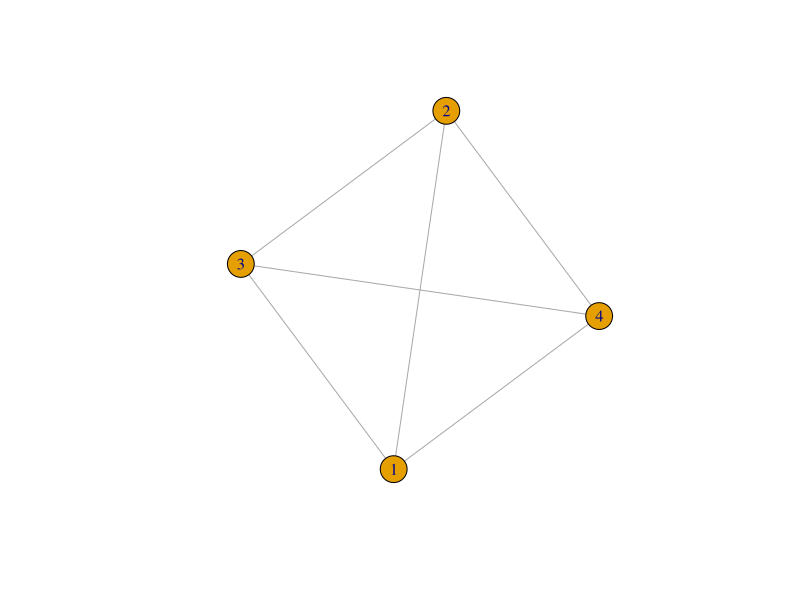
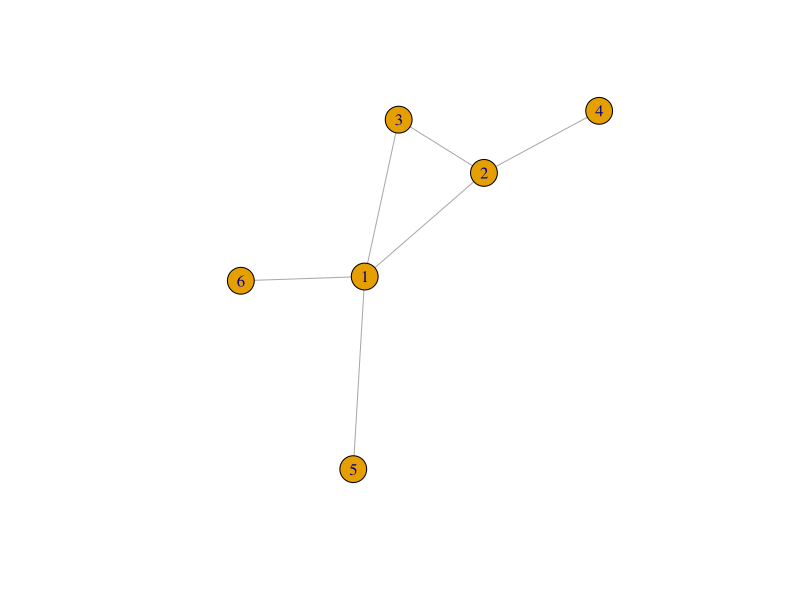
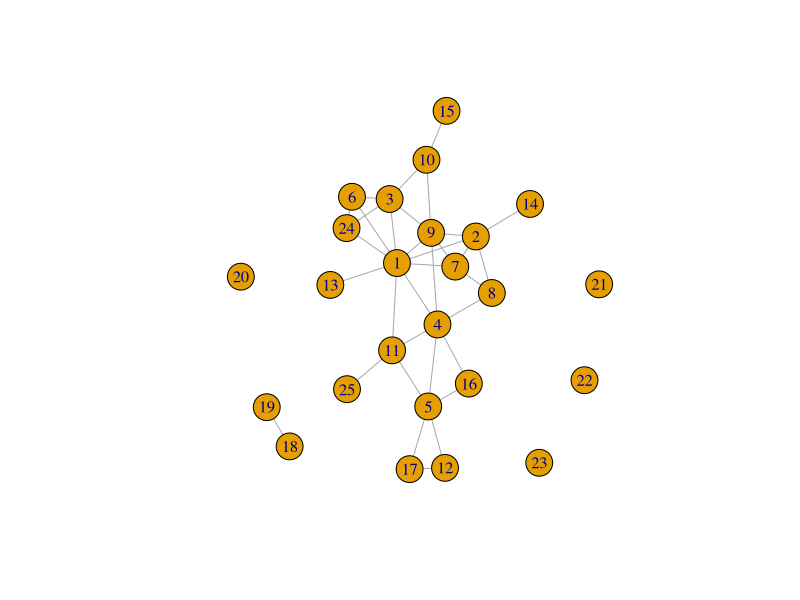
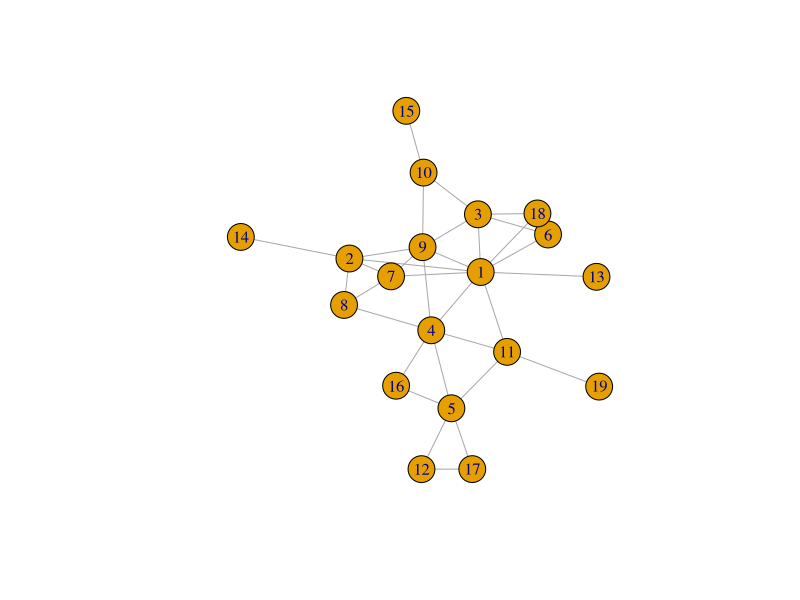
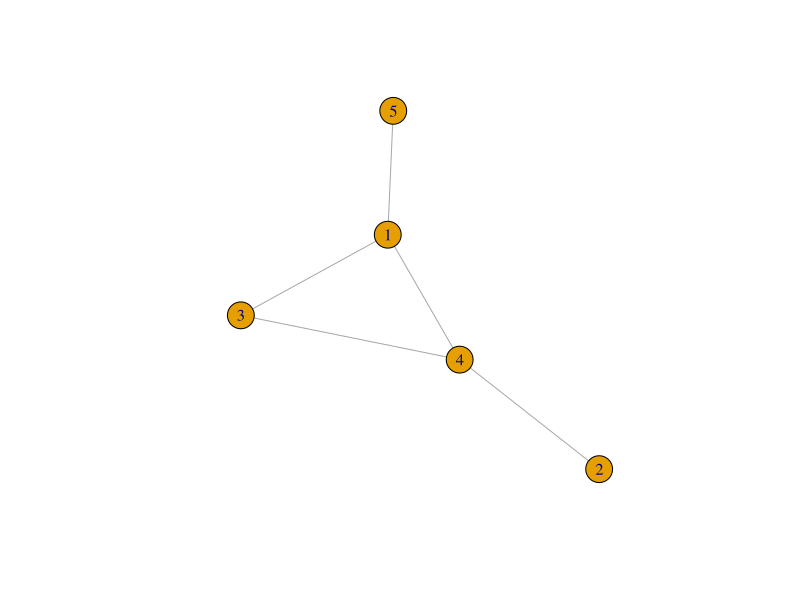

Recreate these plots in R, in order.
library(readr)
library(stringr)
library(dplyr)
library(tidyverse)
library(prodlim)
library(pracma)
library(igraph)
library(doBy)

#### Operations Central
centralV <- make_empty_graph(n=4, directed = FALSE)
centralV_edges <- c(1,2,1,3,1,4,2,3,2,4,3,4)
centralV <- add.edges(centralV, centralV_edges)
plot(centralV)
cen_ed <- edge_density(centralV) # edge density 1
cen_degc <- centr_degree(centralV)$centralization # degree centrality 0
cen_betc <- centr_betw(centralV)$centralization # betweenness centrality 0
cen_cloc <- centr_clo(centralV)$centralization # closeness centrality 0 
cen_eigc <- centr_eigen(centralV)$centralization # eigen centraility 0

centralmat <- as_adjacency_matrix(centralV,sparse = FALSE)
central_spec <- eigen(centralmat)
centrallapmat <- laplacian_matrix(centralV, sparse=FALSE)
centrallap_spec <- eigen(centrallapmat)

#### Operation Chalice
chaliceV <- make_empty_graph(n=6, directed = FALSE)
chaliceV_edges <- c(1,2,1,3,1,5,1,6,2,3,2,4)
chaliceV <- add.edges(chaliceV, chaliceV_edges)
plot(chaliceV)
chal_ed <- edge_density(chaliceV) # edge density 0.4
chal_degc <- centr_degree(chaliceV)$centralization # degree centrality 0.4
chal_betc <- centr_betw(chaliceV)$centralization # betweenness centrality 0.62
chal_cloc <- centr_clo(chaliceV)$centralization # closeness centrality 0.617776
chal_eigc <- centr_eigen(chaliceV)$centralization # eigen centraility 0.5500983

chalicemat <- as_adjacency_matrix(chaliceV,sparse = FALSE)
chalice_spec <- eigen(chalicemat)
chalicelapmat <- laplacian_matrix(chaliceV, sparse=FALSE)
chalicelap_spec <- eigen(chalicelapmat)

#### Operation Retriever
retrieverV <- make_empty_graph(n=25, directed = FALSE)
retrieverV_edges <- c(1,11,1,4,1,2,1,9,1,3,1,6,1,24,1,7,1,13,2,9,2,7,2,8,2,14,3,9,3,10,3,24,3,6,4,11,4,5,4,16,4,8,4,9,5,16,5,12,5,17,5,11,6,24,7,9,7,8,9,10,10,15,11,25,12,17,18,19)
retrieverV <- add.edges(retrieverV, retrieverV_edges)
plot(retrieverV)
r_ed <- edge_density(retrieverV) # edge density 0.1133333
r_degc <- centr_degree(retrieverV)$centralization # degree centrality 0.2616667
r_betc <- centr_betw(retrieverV)$centralization # betweenness centrality 0.20003573 
r_cloc <- centr_clo(retrieverV)$centralization # closeness centrality 0.06308256  (not well defined, disconnected)
r_eigc <- centr_eigen(retrieverV)$centralization # eigen centraility 0.7647236

retrievermat <- as_adjacency_matrix(retrieverV,sparse = FALSE)
retriever_spec <- eigen(retrievermat)
retrieverlapmat <- laplacian_matrix(retrieverV, sparse=FALSE)
retrieverlap_spec <- eigen(retrieverlapmat)


retrieverV_connect <- decompose(retrieverV)[[1]] 
plot(retrieverV_connect)
rc_ed <- edge_density(retrieverV_connect) # edge density 0.4
rc_degc <- centr_degree(retrieverV_connect)$centralization # degree centrality 0.1929825
rc_betc <- centr_betw(retrieverV_connect)$centralization # betweenness centrality 0.3070175
rc_cloc <- centr_clo(retrieverV_connect)$centralization # closeness centrality 0.3888632
rc_eigc <- centr_eigen(retrieverV_connect)$centralization # eigen centraility 0.6816848



#### Operation Span
spanV <- make_empty_graph(n=5, directed = FALSE)
spanV_edges <- c(1,3,1,4,1,5,2,4,3,4)
spanV <- add.edges(spanV, spanV_edges)
plot(spanV)
s_ed <- edge_density(spanV) # edge density 0.5
s_degc <- centr_degree(spanV)$centralization # degree centrality 0.25
s_betc <- centr_betw(spanV)$centralization # betweenness centrality 0.375
s_cloc <- centr_clo(spanV)$centralization # closeness centrality 0.4277778
s_eigc <- centr_eigen(spanV)$centralization # eigen centraility 0.4209886

spanmat <- as_adjacency_matrix(spanV,sparse = FALSE)
span_spec <- eigen(spanmat)
spanlapmat <- laplacian_matrix(spanV, sparse=FALSE)
spanlap_spec <- eigen(spanlapmat)
